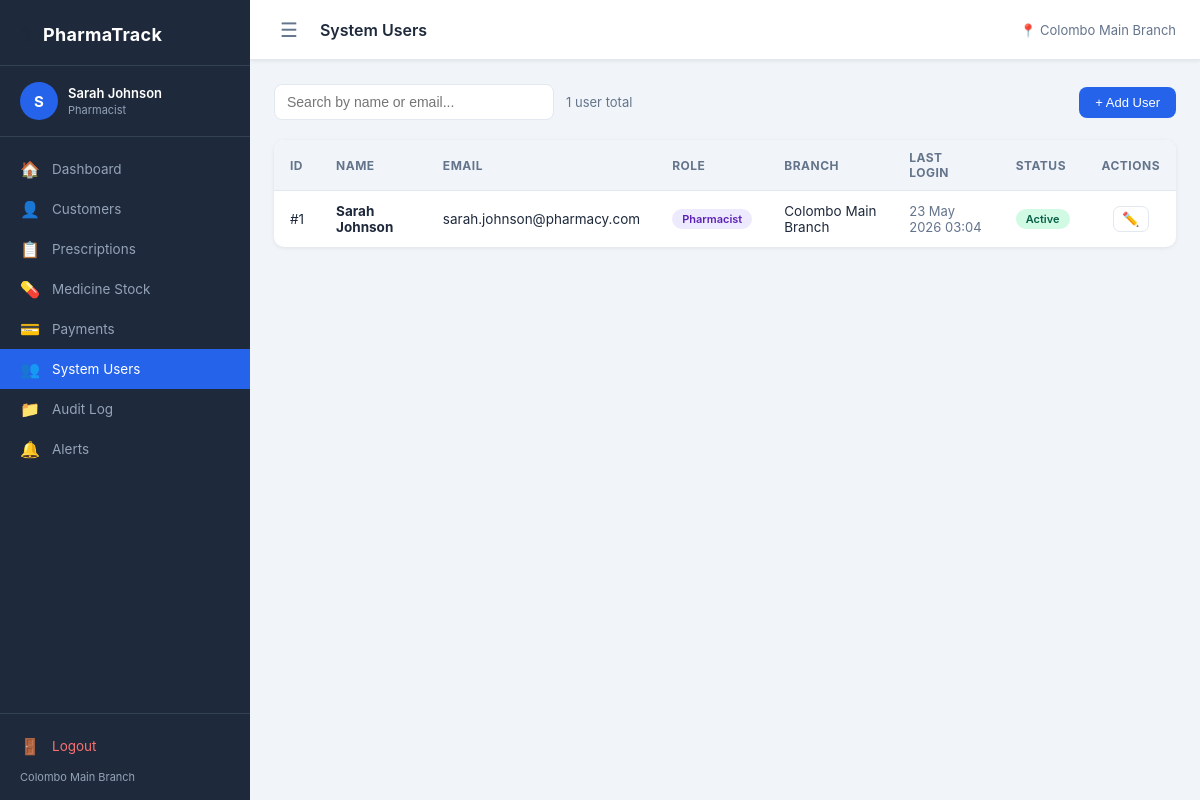
The app's page /pages/users.php (signed in), older data.
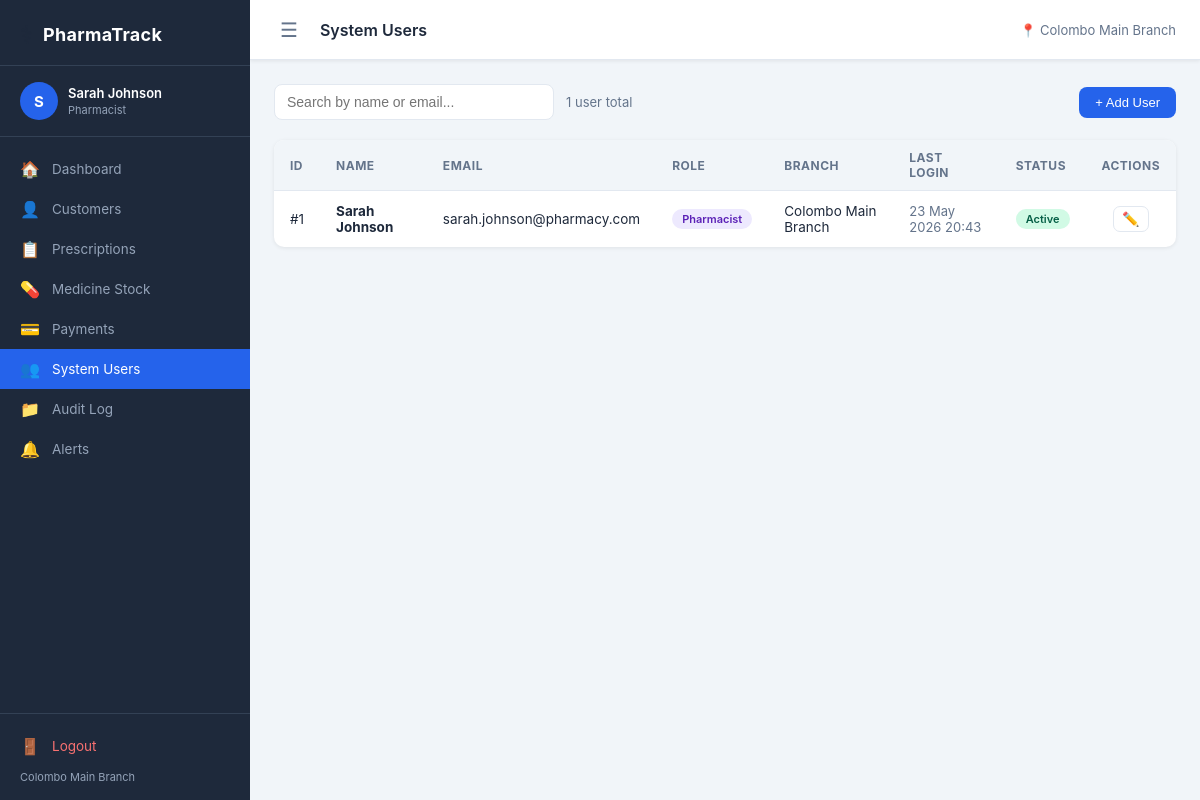
The same page, newer data.
### tables this page shows
CREATE TABLE `SYSTEM_USER` (
  `system_user_id` int NOT NULL,
  `name` varchar(100) NOT NULL,
  `email` varchar(150) NOT NULL,
  `password_hash` varchar(255) NOT NULL,
  `role` varchar(20) NOT NULL,
  `branch` varchar(100) DEFAULT NULL,
  `last_login` datetime DEFAULT NULL,
  `is_active` tinyint(1) NOT NULL DEFAULT '1'
);

### config/session.php (called while the page is built, shortened)
<?php
function currentUser() {
    return [
        'id'     => $_SESSION['user_id'] ?? null,
        'name'   => $_SESSION['name']    ?? '',
        'role'   => $_SESSION['role']    ?? '',
        'branch' => $_SESSION['branch']  ?? '',
    ];
}

### pages/users.php (the view, shortened to what the changed rows need)
<?php
require_once __DIR__ . '/../config/session.php';
$db = getDB();
$users = $db->query("
    SELECT system_user_id, name, email, role, branch, is_active, last_login
    FROM SYSTEM_USER
    ORDER BY system_user_id DESC
")->fetchAll();
$pageTitle = 'System Users';
require_once __DIR__ . '/../includes/header.php';
?>
<div class="card">
    <div class="card-body">
        <?php if ($users): ?>
        <div class="table-wrap">
            <table id="usersTable">
                <thead>
                    <tr>
                        <th>ID</th>
                        <th>Name</th>
                        <th>Email</th>
                        <th>Role</th>
                        <th>Branch</th>
                        <th>Last Login</th>
                        <th>Status</th>
                        <th style="width:80px;text-align:center;">Actions</th>
                    </tr>
                </thead>
                <tbody>
                    <?php foreach ($users as $u): ?>
                    <tr>
                        <td>#<?= $u['system_user_id'] ?></td>
                        <td><strong><?= htmlspecialchars($u['name']) ?></strong></td>
                        <td><?= htmlspecialchars($u['email']) ?></td>
                        <td>
                            <span class="badge" style="background:#ede9fe;color:#5b21b6;text-transform:capitalize;">
                                <?= str_replace('_', ' ', $u['role']) ?>
                            </span>
                        </td>
                        <td><?= htmlspecialchars($u['branch'] ?? '—') ?></td>
                        <td style="color:var(--text-muted);font-size:13px;">
                            <?= $u['last_login'] ? date('d M Y H:i', strtotime($u['last_login'])) : '—' ?>
                        </td>
                        <td>
                            <?php if ($u['is_active']): ?>
                                <span class="badge" style="background:#d1fae5;color:#065f46;">Active</span>
                            <?php else: ?>
                                <span class="badge" style="background:#f3f4f6;color:#6b7280;">Inactive</span>
                            <?php endif; ?>
                        </td>
                        <td style="text-align:center;">
                            <button class="btn-icon edit-btn" title="Edit user"
                                data-id="<?= $u['system_user_id'] ?>"
                                data-name="<?= htmlspecialchars($u['name'], ENT_QUOTES) ?>"
                                data-email="<?= htmlspecialchars($u['email'], ENT_QUOTES) ?>"
                                data-role="<?= $u['role'] ?>"
                                data-branch="<?= htmlspecialchars($u['branch'] ?? '', ENT_QUOTES) ?>"
                                data-active="<?= $u['is_active'] ?>">
                                ✏️
                            </button>
                        </td>
                    </tr>
                    <?php endforeach; ?>
                </tbody>
            </table>
        </div>
        <?php else: ?>
            <div class="empty-state">No system users found.</div>
        <?php endif; ?>
    </div>
</div>
<?php require_once __DIR__ . '/../includes/footer.php'; ?>

### includes/header.php (shortened to what the changed rows need)
<!DOCTYPE html>
<html lang="en">
<head>
    <link rel="stylesheet" href="/assets/css/style.css">
</head>
<body>
<?php require_once __DIR__ . '/sidebar.php'; ?>
<div class="main-wrapper">
    <header class="top-header">
        <h1 class="page-title"><?= $pageTitle ?? '' ?></h1>
        <div class="header-right">
            <span class="header-branch">📍 <?= htmlspecialchars(currentUser()['branch']) ?></span>
        </div>
    </header>
    <main class="main-content">

### includes/sidebar.php (shortened to what the changed rows need)
<?php
$user = currentUser();
$role = $user['role'];
?>
<aside class="sidebar" id="sidebar">
    <div class="sidebar-user">
        <div class="user-avatar"><?= strtoupper(substr($user['name'], 0, 1)) ?></div>
        <div class="user-info">
            <div class="user-name"><?= htmlspecialchars($user['name']) ?></div>
            <div class="user-role"><?= ucfirst(str_replace('_', ' ', $role)) ?></div>
        </div>
    </div>
    <div class="sidebar-footer">
        <a href="/auth/logout.php" class="nav-link logout-link">
            <span class="nav-icon">🚪</span>
            <span class="nav-label">Logout</span>
        </a>
        <div class="branch-tag"><?= htmlspecialchars($user['branch']) ?></div>
    </div>
</aside>

Row changes from the older to the newer data that the page shows:
changed system_user "Sarah Johnson": last_login "23 May 2026 03:04" → "23 May 2026 20:43"
